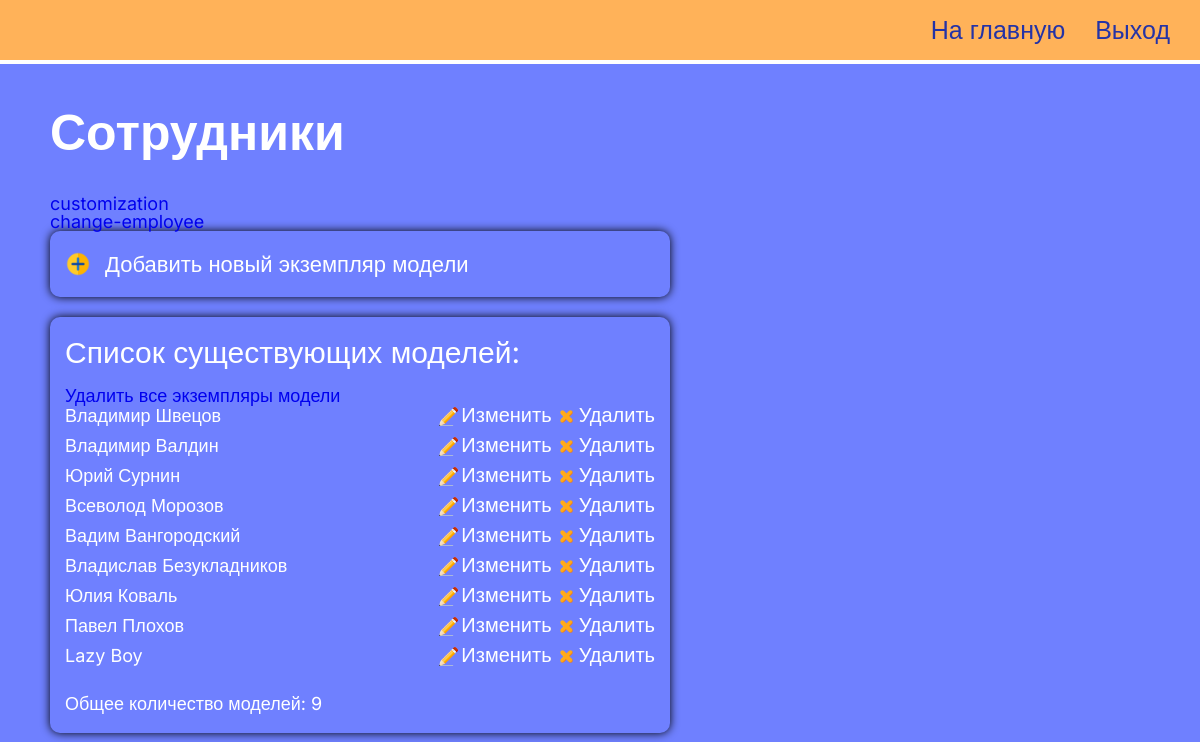
/customization/change-employee/ (signed in), run on an earlier commit of the app's database.
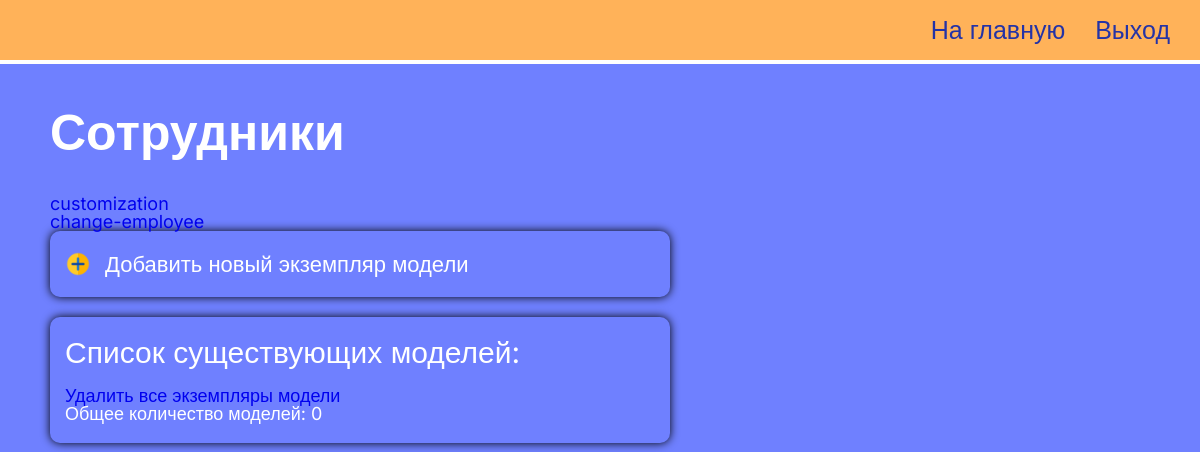
And on a later commit of the database.
### simetra_app/models.py (models this page shows, shortened)
class Employee(models.Model):
    def get_upload_path(self, filename):
        return Path('main_page/employees', get_uuid4_filename(filename))
    name = models.CharField(max_length=100)
    position = models.CharField(max_length=200)
    image = models.ImageField(
        default='main_page/employees/default-avatar.jpg',
        upload_to=get_upload_path,
    )

### simetra_app/views.py (the view)
@login_required(login_url='simetra_app:staff-login')
def change_employee_model(request):
    context = get_context_to_change_model(Employee)
    context['heading'] = 'Сотрудники'
    context['object_name'] = 'employee'
    context = update_context_for_customization_pages_navbar(request, context)
    return render(request, 'simetra_app/change-model.html', context)

### simetra_app/views.py (called while the page is built)
def get_context_to_change_model(Object):
    context = {
        'list_of_objects': Object.objects.all(),
        'number_of_objects': Object.objects.all().count(),
    }
    is_object_city = ContentType.objects.get_for_model(Object) == \
        ContentType.objects.get_for_model(City)
    if is_object_city:
        context["is_city"] = True
    return context

def update_context_for_customization_pages_navbar(request, context):
    def is_it_update_page(url_ancestors_name_list):
        return url_ancestors_name_list[-2][:7] == 'update-'
    url_ancestors_name_list = request.path.split('/')[1:-1]
    if is_it_update_page(url_ancestors_name_list):
        context['update_model'] = url_ancestors_name_list[-2]
        context['model_id'] = url_ancestors_name_list[-1]
        del(url_ancestors_name_list[-2])
        del(url_ancestors_name_list[-1])
    context['url_ancestors_name_list'] = url_ancestors_name_list
    return context

### simetra_app/templates/simetra_app/change-model.html (shortened to what this page needs)
{% load static %}
<!DOCTYPE html>
<html lang="ru">
<head>
  <link rel="stylesheet" href="{% static 'simetra_app/customization_page/change-model/styles/style.css' %}" />
</head>
<body>
  <div class="wrapper">
    <header class="header">
      <div class="header__container">
        <nav class="header__menu menu">
          <ul class="menu__list">
            <li class="menu__item">
              <a href="{% url 'simetra_app:customization' %}" class="menu__link _link">На главную</a>
            </li>
            <li class="menu__item">
              <a href="{% url 'simetra_app:staff-logout' %}" class="menu__link _link">Выход</a>
            </li>
          </ul>
        </nav>
      </div>
    </header>
    <main class="page">
      <section class="page__home home">
        <div class="home__container">
          <h1 class="home__title">{{ heading }}</h1>
          {% include 'simetra_app/customization-navbar.html' %}
          {% with 'simetra_app:create-'|add:object_name as creation_link %}
            <p><a class="home__add _link" href="{% url creation_link %}">Добавить новый экземпляр модели</a></p>
          {% endwith %}
          <div class="home__block">
            <h2 class="home__caption">Список существующих моделей:</h2>
            <ul>
              {% with 'simetra_app:delete-all-instances-of-'|add:object_name as deleting_link %}
              <a href="{% url deleting_link %}">Удалить все экземпляры модели</a>
              {% endwith %}
              {% for object in list_of_objects %}
              <li class="home__item">
                {{ object.name }}
                <div class="home__options">
                  {% with 'simetra_app:update-'|add:object_name as updating_link %}
                  <a class="home__change _link" href="{% url updating_link object.id %}">Изменить</a>
                  {% endwith %}
                  {% with 'simetra_app:delete-'|add:object_name as deleting_link %}
                  <a class="home__delete _link" href="{% url deleting_link object.id %}">Удалить</a>
                  {% endwith %}
                </div>
              </li>
              {% endfor %}
            </ul>
            <p>Общее количество моделей: {{ number_of_objects }}</p>
          </div>
      </section>
    </main>
  </div>
</body>
</html>

### simetra_app/templates/simetra_app/customization-navbar.html
{% for ancestor in url_ancestors_name_list %}
    {% with 'simetra_app:'|add:ancestor as ancestor_url %}
        <p><a href="{% url ancestor_url %}">{{ ancestor }}</a></p>
    {% endwith %}
{% endfor%}

### simetra_app/static/simetra_app/customization_page/change-model/styles/style.css (style rules this page uses)
* { padding: 0; margin: 0; border: 0; }
*, *:before, *:after { -webkit-box-sizing: border-box; box-sizing: border-box; }
nav, footer, header, aside { display: block; }
html, body { height: 100%; width: 100%; font-size: 100%; line-height: 1; font-size: 14px; -ms-text-size-adjust: 100%; -moz-text-size-adjust: 100%; -webkit-text-size-adjust: 100%; }
a, a:visited { text-decoration: none; }
ul li { list-style: none; }
h1, h2, h3, h4, h5, h6 { font-size: inherit; font-weight: 400; }
body { font-family: "Inter", sans-serif; font-size: 18px; background-color: #6f80ff; }
.wrapper { min-height: 100%; overflow: hidden; display: -webkit-box; display: -ms-flexbox; display: flex; -webkit-box-orient: vertical; -webkit-box-direction: normal; -ms-flex-direction: column; flex-direction: column; }
._link { display: block; color: #ffffff; font-size: 20px; -webkit-transition: 0.5s; transition: 0.5s; }
.header { position: absolute; border-bottom: 4px solid white; background-color: #ffb259; width: 100%; left: 0; top: 0; z-index: 10; }
.header__container { max-width: 1400px; margin: 0px auto; padding: 0px 10px; display: -webkit-box; display: -ms-flexbox; display: flex; min-height: 60px; -webkit-box-align: center; -ms-flex-align: center; align-items: center; -webkit-box-pack: justify; -ms-flex-pack: justify; justify-content: space-between; }
.menu { width: 100%; }
.menu__list { display: -webkit-box; display: -ms-flexbox; display: flex; -ms-flex-wrap: wrap; flex-wrap: wrap; -webkit-box-pack: end; -ms-flex-pack: end; justify-content: flex-end; padding: 0px 20px; gap: 20px 30px; }
.menu__link { font-size: 25px; color: #2433a6; -webkit-transition: 0.3s; transition: 0.3s; }
.page { -webkit-box-flex: 1; -ms-flex: 1 1 auto; flex: 1 1 auto; }
.home { color: #ffffff; padding: 100px 0px 0px 0px; }
.home__container { padding: 0px 10px 0px 50px; max-width: 680px; }
.home__title { font-weight: bold; font-size: 50px; line-height: 130%; margin-bottom: 30px; }
.home__add { font-size: 22px; line-height: 120%; margin-bottom: 20px; border-radius: 10px; -webkit-box-shadow: 0px 0px 10px 0px black; box-shadow: 0px 0px 10px 0px black; padding: 20px 15px; }
.home__add::before { content: ""; background: url("../assets/img/add.png") no-repeat; font-size: 22px; padding-left: 40px; background-size: contain; }
.home__caption { font-size: 30px; margin-bottom: 20px; }
.home__block { padding: 10px 0px; border-radius: 10px; -webkit-box-shadow: 0px 0px 10px 0px black; box-shadow: 0px 0px 10px 0px black; padding: 20px 15px; margin-bottom: 30px; }

What changed in the data, as far as the page shows it:
removed Employee: name "Владимир Швецов"
removed Employee: name "Владимир Валдин"
removed Employee: name "Юрий Сурнин"
removed Employee: name "Всеволод Морозов"
removed Employee: name "Вадим Вангородский"
removed Employee: name "Владислав Безукладников"
removed Employee: name "Юлия Коваль"
removed Employee: name "Павел Плохов"
removed Employee: name "Lazy Boy"
Also different on the page:
{{ number_of_objects }}: "9" → "0"
